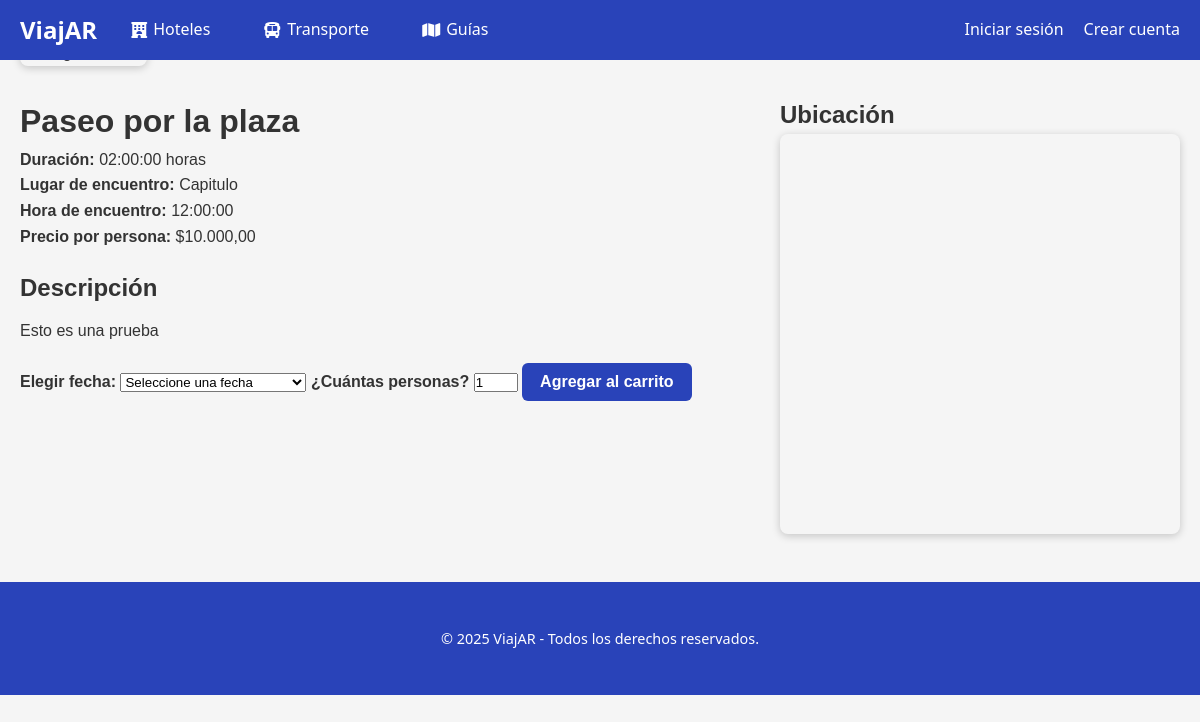
The page /index.php?page=detalle_tour&id=14 on the database its author committed.
### tables this page shows
CREATE TABLE `tours` (
  `id_tour` int NOT NULL AUTO_INCREMENT,
  `nombre_tour` varchar(100) DEFAULT NULL,
  `descripcion` text,
  `duracion_horas` time DEFAULT NULL,
  `precio_por_persona` decimal(10,2) DEFAULT NULL,
  `hora_encuentro` time DEFAULT NULL,
  `lugar_encuentro` varchar(100) DEFAULT NULL,
  `imagen_principal` varchar(100) NOT NULL,
  `rela_proveedor` int NOT NULL,
  `activo` tinyint(1) DEFAULT '1',
  `created_at` timestamp NULL DEFAULT CURRENT_TIMESTAMP,
  `direccion` varchar(100) NOT NULL,
  `estado_revision` enum('pendiente','aprobado','rechazado') DEFAULT 'pendiente',
  `motivo_rechazo` text,
  `fecha_revision` datetime DEFAULT NULL,
  `revisado_por` int DEFAULT NULL,
  PRIMARY KEY (`id_tour`),
  KEY `rela_proveedor` (`rela_proveedor`),
  KEY `fk_tour_revisado_por` (`revisado_por`),
  CONSTRAINT `fk_tour_revisado_por` FOREIGN KEY (`revisado_por`) REFERENCES `usuarios` (`id_usuarios`),
  CONSTRAINT `tours_ibfk_1` FOREIGN KEY (`rela_proveedor`) REFERENCES `proveedores` (`id_proveedores`)
);

### index.php (called while the page is built, shortened)
<?php
$plantilla = new PlantillaControlador();
$plantilla -> traer_plantilla();

### models/tour.php (called while the page is built, shortened)
<?php
require_once('conexion.php');
class Tour {
    public function traer_tour($id) {
        $conexion = new Conexion();
        $res = $conexion->consultar("SELECT * FROM tours WHERE id_tour = " . (int)$id . " AND activo = 1");
        return $res ? $res[0] : null;
    }
}
?>

### models/conexion.php (called while the page is built, shortened)
<?php
class Conexion {
    private $con;
    private $servidor;
    private $usuario;
    private $password;
    private $base_datos;
    public function __construct() {
        $this->servidor = 'localhost';
        $this->usuario = 'root';
        $this->password = 'hola';
        $this->base_datos = 'viajar';
    }
    public function conectar() {
        if (!$this->con) {
            $this->con = new mysqli($this->servidor, $this->usuario, $this->password, $this->base_datos);
            $this->con->set_charset("utf8");
        }
        return $this->con;
    }
    public function consultar($query) {
        $resultado = $this->conectar()->query($query);
        $data = [];
        if ($resultado && $resultado->num_rows > 0) {
            while ($row = $resultado->fetch_assoc()) {
                $data[] = $row;
            }
        }
        return $data;
    }
}

### views/paginas/detalle_tour.php (the view, shortened to what this page needs)
<?php
require_once("models/tour.php");
$id_tour = (int) $_GET['id'];
$tourModel = new Tour();
$tour = $tourModel->traer_tour($id_tour);
?>
<!DOCTYPE html>
<html lang="es">
<head>
    <link rel="stylesheet" href="assets/css/detalle_tour.css">
</head>
<body>
    <div class="tour-detalle">
        <div class="imagen-principal">
        </div>
        <div class="tour-contenedor">
            <div class="tour-info">
                <h1><?= htmlspecialchars($tour['nombre_tour']); ?></h1>
                <p><strong>Duración:</strong> <?= htmlspecialchars($tour['duracion_horas']); ?> horas</p>
                <p><strong>Lugar de encuentro:</strong> <?= htmlspecialchars($tour['lugar_encuentro']); ?></p>
                <p><strong>Hora de encuentro:</strong> <?= htmlspecialchars($tour['hora_encuentro']); ?></p>
                <p><strong>Precio por persona:</strong> $<?= number_format($tour['precio_por_persona'], 2, ',', '.'); ?></p>
                <div class="descripcion">
                    <h2>Descripción</h2>
                    <p><?= nl2br(htmlspecialchars($tour['descripcion'])); ?></p>
                </div>
                <div class="acciones">
                    <label for="fecha_tour"><strong>Elegir fecha:</strong></label>
                    <select name="fecha" id="fecha_tour">
                        <option value="">Seleccione una fecha</option>
                    </select>
                    <label for="cantidad_personas"><strong>¿Cuántas personas?</strong></label>
                    <input type="number"
                           id="cantidad_personas"
                           min="1"
                           max="1"
                           value="1">
                    <button type="button" class="btn-reserva"
                        onclick="agregarTourAlCarrito(
                            <?= $tour['id_tour'] ?>,
                            document.getElementById('fecha_tour').value,
                            document.getElementById('cantidad_personas').value,
                            <?= (float)$tour['precio_por_persona'] ?>
                        )">
                        Agregar al carrito
                    </button>
                </div>
            </div>
            <?php if (!empty($tour['direccion'])): ?>
            <div class="tour-mapa">
                <h2>Ubicación</h2>
                <iframe src="https://www.google.com/maps?q=<?= urlencode($tour['direccion']) ?>&output=embed"
                        width="100%" height="400" style="border:0;" allowfullscreen loading="lazy"></iframe>
            </div>
            <?php endif; ?>
        </div>
    </div>
    <footer class="footer">
        <p style="text-align: center; padding: 15px;">&copy; 2025 ViajAR - Todos los derechos reservados.</p>
    </footer>
</body>
</html>

### assets/css/detalle_tour.css (style rules this page uses)
* { margin: 0; padding: 0; box-sizing: border-box; }
body { font-family: 'Segoe UI', sans-serif; line-height: 1.6; background-color: #f5f5f5; color: #333; }
.tour-detalle { max-width: 1200px; margin: 40px auto; padding: 0 20px; font-family: Arial, sans-serif; color: #333; }
.tour-contenedor { display: flex; gap: 30px; flex-wrap: wrap; }
.tour-info { flex: 1 1 600px; }
.tour-mapa { flex: 0 1 400px; }
.tour-mapa iframe { width: 100%; border-radius: 8px; box-shadow: 0 2px 8px rgba(0,0,0,0.2); }
.descripcion h2 { font-size: 1.5rem; margin-top: 20px; margin-bottom: 10px; }
.descripcion p { line-height: 1.6; }
.acciones { margin-top: 20px; }
.btn-reserva { display: inline-block; background-color: #2943b9; color: white; font-weight: bold; font-size: 1.1rem; padding: 12px 28px; border-radius: 8px; text-decoration: none; transition: background-color 0.3s ease, transform 0.2s ease; }
.btn-reserva { background-color: #2943b9; color: #fff; border: none; padding: 10px 18px; font-size: 16px; font-weight: bold; border-radius: 6px; cursor: pointer; transition: background-color 0.2s; }
#fecha_tour option { padding: 6px 8px; }
#cantidad_personas { max-width: 120px; }
footer { background-color: #2943b9; color: white; text-align: center; padding: 30px 20px; margin-top: 40px; }
footer p { margin: 0; font-size: 0.9em; }

### rows shown on the page
tours: nombre_tour "Paseo por la plaza", duracion_horas "02:00:00", lugar_encuentro "Capitulo", hora_encuentro "12:00:00", precio_por_persona "10.000,00", descripcion "Esto es una prueba"
